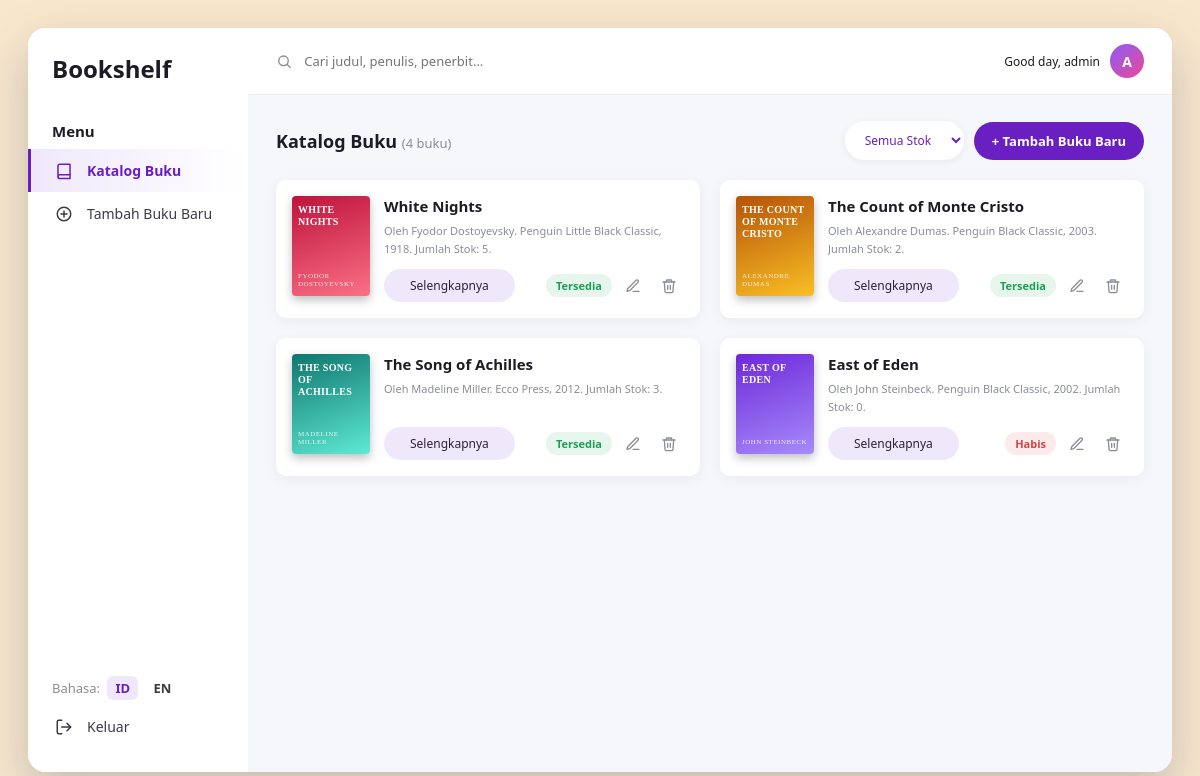
/index.php (signed in), run on the app's committed database.
### tables this page shows
CREATE TABLE `books` (
  `id` int(11) NOT NULL,
  `title` varchar(255) NOT NULL,
  `author` varchar(255) NOT NULL,
  `year` int(11) NOT NULL,
  `stock` int(11) NOT NULL DEFAULT 0,
  `created_at` timestamp NULL DEFAULT current_timestamp(),
  `publisher` varchar(255) DEFAULT NULL
);

### language.php (called while the page is built, shortened)
<?php
function txt($key) {
    global $lang;
    $current_lang = $_SESSION['lang'];
    return $lang[$current_lang][$key] ?? $key;
}
?>

### index.php (the view, shortened to what this page needs)
<?php
require_once 'koneksi.php';
require_once 'language.php';
function e($v) { return htmlspecialchars((string)$v, ENT_QUOTES, 'UTF-8'); }
$books = [];
$books_result = mysqli_query($koneksi, "SELECT * FROM books ORDER BY id DESC");
while ($row = mysqli_fetch_assoc($books_result)) {
    $books[] = $row;
}
$palettes = [
    ['#1f2937', '#4b5563'], ['#6d28d9', '#a78bfa'], ['#0f766e', '#5eead4'],
    ['#b45309', '#fbbf24'], ['#be123c', '#fb7185'], ['#1d4ed8', '#60a5fa'],
    ['#4d7c0f', '#a3e635'], ['#7c2d12', '#fb923c'],
];
$username = $_SESSION['username'];
$initial  = strtoupper(mb_substr($username, 0, 1));
?>
<!DOCTYPE html>
<html lang="<?= e($_SESSION['lang']); ?>">
<head>
    <link rel="stylesheet" href="style.css">
</head>
<body>
<div class="app">
    <aside class="sidebar">
        <div class="brand">Bookshelf</div>
        <div class="side-title"><?= txt('menu'); ?></div>
        <a href="index.php" class="side-link active">
            <svg viewBox="0 0 24 24" fill="none" stroke="currentColor" stroke-width="2" stroke-linecap="round" stroke-linejoin="round"><path d="M4 19.5A2.5 2.5 0 0 1 6.5 17H20V3H6.5A2.5 2.5 0 0 0 4 5.5z"/><path d="M4 19.5A2.5 2.5 0 0 0 6.5 22H20v-5"/></svg>
            <?= txt('my_books'); ?>
        </a>
        <button type="button" class="side-link" id="openAdd">
            <svg viewBox="0 0 24 24" fill="none" stroke="currentColor" stroke-width="2" stroke-linecap="round"><circle cx="12" cy="12" r="9"/><path d="M12 8v8M8 12h8"/></svg>
            <?= txt('add_book'); ?>
        </button>
        <div class="side-spacer"></div>
        <div class="lang-switch">
            <?= txt('select_lang'); ?>
            <a href="?lang=id" class="<?= $_SESSION['lang'] === 'id' ? 'active' : ''; ?>">ID</a>
            <a href="?lang=en" class="<?= $_SESSION['lang'] === 'en' ? 'active' : ''; ?>">EN</a>
        </div>
        <a href="logout.php" class="side-link" style="margin-top:8px;">
            <svg viewBox="0 0 24 24" fill="none" stroke="currentColor" stroke-width="2" stroke-linecap="round" stroke-linejoin="round"><path d="M9 21H5a2 2 0 0 1-2-2V5a2 2 0 0 1 2-2h4"/><path d="M16 17l5-5-5-5M21 12H9"/></svg>
            <?= txt('logout'); ?>
        </a>
    </aside>
    <div class="content">
        <header class="topbar">
            <div class="search">
                <svg viewBox="0 0 24 24" fill="none" stroke="currentColor" stroke-width="2" stroke-linecap="round"><circle cx="11" cy="11" r="7"/><path d="M21 21l-4.3-4.3"/></svg>
                <input type="text" id="searchInput" placeholder="<?= e(txt('search')); ?>" autocomplete="off">
            </div>
            <div class="user-chip">
                <span><?= txt('Good day'); ?>, <?= e($username); ?></span>
                <div class="avatar"><?= e($initial); ?></div>
            </div>
        </header>
        <main class="page">
            <div class="page-head">
                <h1><?= txt('my_books'); ?> <span style="color:var(--muted);font-weight:400;font-size:13px;">(<?= count($books); ?> <?= txt('books_count'); ?>)</span></h1>
                <div class="head-actions">
                    <select class="select" id="stockFilter">
                        <option value="all"><?= txt('filter_all'); ?></option>
                    </select>
                    <button type="button" class="btn" id="openAdd2">+ <?= txt('add_book'); ?></button>
                </div>
            </div>
            <div class="grid" id="bookGrid">
                <?php if (empty($books)): ?>
                    <div class="empty"><?= txt('no_books'); ?></div>
                <?php else: ?>
                    <?php foreach ($books as $b):
                        $p = $palettes[$b['id'] % count($palettes)];
                        $has_stock = (int)$b['stock'] > 0;
                        $author_txt = $b['author'] !== '' ? $b['author'] : txt('unknown');
                        $pub_txt    = $b['publisher'] !== '' ? $b['publisher'] : txt('unknown');
                        $cover_style = "background:linear-gradient(160deg,{$p[0]},{$p[1]});";
                    ?>
                    <article class="card"
                        data-search="<?= e(mb_strtolower($b['title'] . ' ' . $b['author'] . ' ' . $b['publisher'])); ?>"
                        data-stock="<?= $has_stock ? 'in' : 'out'; ?>"
                        data-id="<?= e($b['id']); ?>"
                        data-title="<?= e($b['title']); ?>"
                        data-author="<?= e($author_txt); ?>"
                        data-rawauthor="<?= e($b['author']); ?>"
                        data-publisher="<?= e($pub_txt); ?>"
                        data-rawpublisher="<?= e($b['publisher']); ?>"
                        data-year="<?= e($b['year']); ?>"
                        data-stockqty="<?= e($b['stock']); ?>"
                        data-cover="<?= e($cover_style); ?>">
                        <div class="cover" style="<?= e($cover_style); ?>">
                            <span class="c-title"><?= e($b['title']); ?></span>
                            <span class="c-author"><?= e($author_txt); ?></span>
                        </div>
                        <div class="card-body">
                            <h3 class="card-title" title="<?= e($b['title']); ?>"><?= e($b['title']); ?></h3>
                            <p class="card-desc">
                                <?= txt('by'); ?> <?= e($author_txt); ?>. <?= e($pub_txt); ?>,
                                <?= e($b['year']); ?>. <?= txt('stock'); ?>: <?= e($b['stock']); ?>.
                            </p>
                            <div class="card-foot">
                                <button type="button" class="read-more"><?= txt('read_more'); ?></button>
                                <div class="card-tools">
                                    <span class="badge <?= $has_stock ? 'in' : 'out'; ?>">
                                        <?= $has_stock ? txt('in_stock') : txt('out_of_stock'); ?>
                                    </span>
                                    <button type="button" class="icon-btn edit-btn" title="<?= e(txt('edit')); ?>" aria-label="<?= e(txt('edit')); ?>">
                                        <svg viewBox="0 0 24 24" fill="none" stroke="currentColor" stroke-width="2" stroke-linecap="round" stroke-linejoin="round"><path d="M12 20h9"/><path d="M16.5 3.5a2.1 2.1 0 0 1 3 3L7 19l-4 1 1-4z"/></svg>
                                    </button>
                                    <button type="button" class="icon-btn danger delete-btn" title="<?= e(txt('delete')); ?>" aria-label="<?= e(txt('delete')); ?>">
                                        <svg viewBox="0 0 24 24" fill="none" stroke="currentColor" stroke-width="2" stroke-linecap="round" stroke-linejoin="round"><path d="M3 6h18"/><path d="M8 6V4a1 1 0 0 1 1-1h6a1 1 0 0 1 1 1v2"/><path d="M19 6l-1 14a2 2 0 0 1-2 2H8a2 2 0 0 1-2-2L5 6"/><path d="M10 11v6M14 11v6"/></svg>
                                    </button>
                                </div>
                            </div>
                        </div>
                    </article>
                    <?php endforeach; ?>
                <?php endif; ?>
            </div>
        </main>
    </div>
</div>
</body>
</html>

### data on the page
books: title "WHITE NIGHTS", author "FYODOR DOSTOYEVSKY", title "White Nights", author "Fyodor Dostoyevsky", publisher "Penguin Little Black Classic", year "1918", stock "5"
books: title "THE COUNT OF MONTE CRISTO", author "ALEXANDRE DUMAS", title "The Count of Monte Cristo", author "Alexandre Dumas", publisher "Penguin Black Classic", year "2003", stock "2"
books: title "THE SONG OF ACHILLES", author "MADELINE MILLER", title "The Song of Achilles", author "Madeline Miller", publisher "Ecco Press", year "2012", stock "3"
books: title "EAST OF EDEN", author "JOHN STEINBECK", title "East of Eden", author "John Steinbeck", publisher "Penguin Black Classic", year "2002", stock "0"

### other printed values
txt('menu') "Menu"
txt('my_books') "Katalog Buku"
txt('add_book') "Tambah Buku Baru"
txt('select_lang') "Bahasa:"
txt('logout') "Keluar"
txt('Good day') "Good day"
$username "admin"
$initial "A"
count($books) "4"
txt('books_count') "buku"
form field value "Semua Stok"
